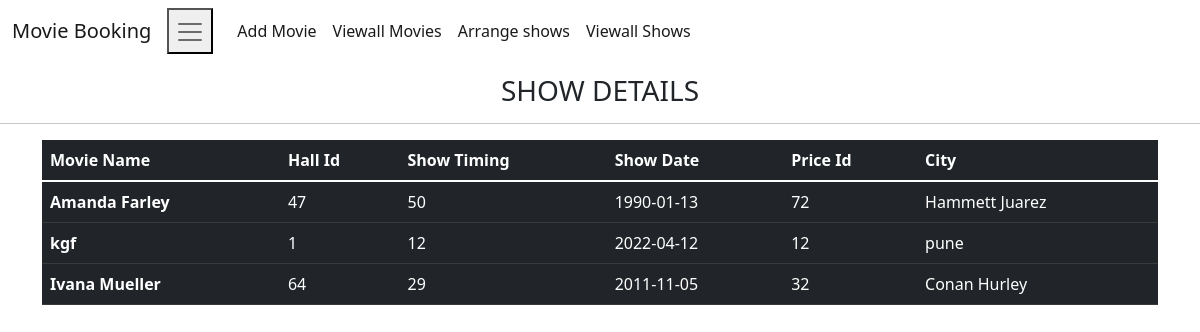
Page /viewallshows on the committed database.
### tables this page shows
CREATE TABLE SHOWS(
                            SHOWID INTEGER PRIMARY KEY AUTOINCREMENT,
                            MOVIENAME TEXT,
                            HALLID INTEGER,
                            TIME INTEGER,
                            DATE INTEGER,
                            PRICEID INTEGER,
                            CityName TEXT);

### main.py (the view)
@app.route("/viewallshows")
def viewallshows():
    cur = conn.cursor()
    cur.execute("SELECT * FROM SHOWS")
    res = cur.fetchall()
    return render_template("viewallshows.html", cinemass=res)

### templates/viewallshows.html
{% extends "base.html" %}
{% block content %}
<h3 style="text-align: center; margin-top: 1%;">SHOW DETAILS</h3>
<hr>
    <div class="container">
        <div class="row">
            <div class="col col-12 col-sm-12 col-md-12 col-lg-12 col-xl-12 col-xxl-12">
                <table class="table table-dark">
                    <thead>
                    <tr>
                        <th scope="col">Movie Name</th>
                        <th scope="col">Hall Id</th>
                        <th scope="col">Show Timing</th>
                        <th scope="col">Show Date</th>
                        <th scope="col">Price Id</th>
                        <th scope="col">City</th>
                    </tr>
                    </thead>
                    <tbody>
                    {% for i in cinemass %}
                    <tr>
                        <th scope="row">{{ i[1] }}</th>
                        <td>{{ i[2] }}</td>
                        <td>{{ i[3] }}</td>
                        <td>{{ i[4] }}</td>
                        <td>{{ i[5] }}</td>
                        <td>{{ i[6] }}</td>
                    </tr>
                    {% endfor %}
                    </tbody>
                </table>
            </div>
        </div>
    </div>
{% endblock %}

### rows in the picture
SHOWS: MOVIENAME "Amanda Farley", HALLID "47", TIME "50", DATE "1990-01-13", PRICEID "72", CityName "Hammett Juarez"
SHOWS: MOVIENAME "kgf", HALLID "1", TIME "12", DATE "2022-04-12", PRICEID "12", CityName "pune"
SHOWS: MOVIENAME "Ivana Mueller", HALLID "64", TIME "29", DATE "2011-11-05", PRICEID "32", CityName "Conan Hurley"
